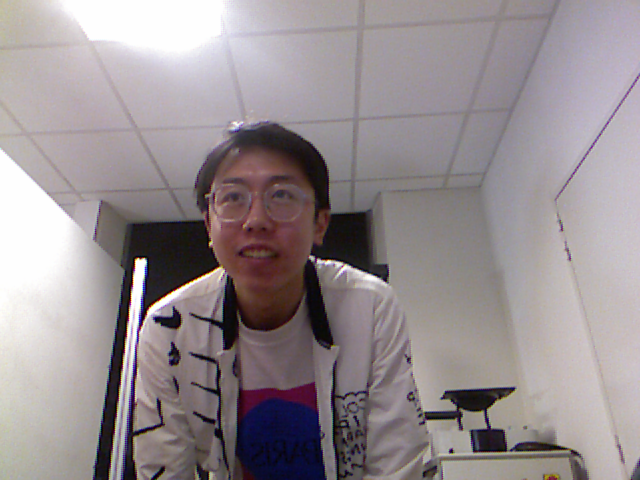
%> input picture Image/image/tp5/KinectSnapshot-10-24-05.bmp, 640 x 480 px
$ octave tp5.m   (GNU Octave 9; MATLAB toolbox functions it lacks are replaced by stand-ins)
%> lines starting %> are read from the running program, lines starting %| are printed output that depends on the picture
%% TP5
%%
img1=double(load('nan1.txt'))/3975;
img2=double(load('nan2.txt'))/4068;
img3=double(load('nan3.txt'))/4068;
imgCouleur1=imread('KinectSnapshot-10-24-05.bmp');
%> imgCouleur1 is the input picture: size 480x640x3 uint8; mean R, G, B 150.6, 141.9, 144.9
imgCouleur2=imread('KinectSnapshot-10-24-27.bmp');
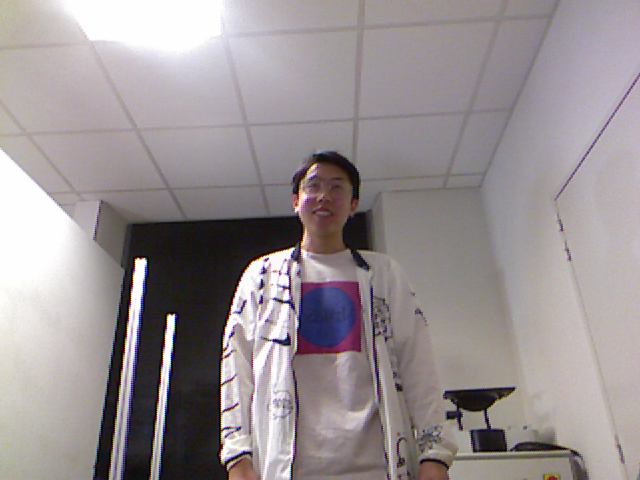
%> input picture Image/image/tp5/KinectSnapshot-10-24-27.bmp, 640 x 480 px
%> imgCouleur2 is the input picture: size 480x640x3 uint8; mean R, G, B 153.2, 145.2, 147.4
imgCouleur3=imread('KinectSnapshot-10-24-42.bmp');
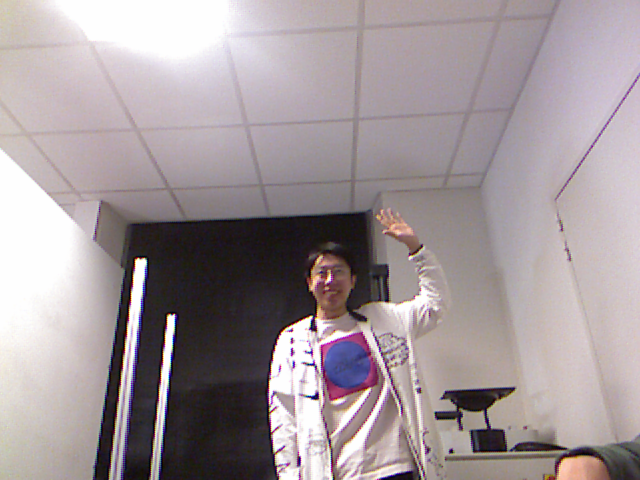
%> input picture Image/image/tp5/KinectSnapshot-10-24-42.bmp, 640 x 480 px
%> imgCouleur3 is the input picture: size 480x640x3 uint8; mean R, G, B 161.8, 151.2, 154.4
figure(1);
subplot(1,3,1);imshow(img1,[]);
subplot(1,3,2);imshow(img2,[]);
subplot(1,3,3);imshow(img3,[]);
%> after `imshow(img3,[])`:
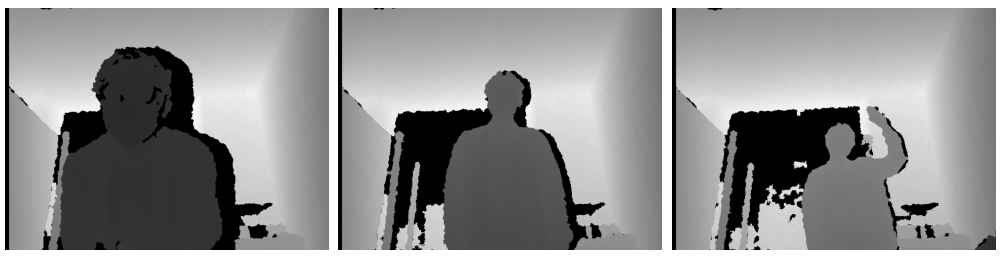
%> figure redrawn from the program's plot data, 3 panels
figure(2);
subplot(1,3,1);imhist(img1);
subplot(1,3,2);imhist(img2);
subplot(1,3,3);imhist(img3);
%> after `imhist(img3)`:
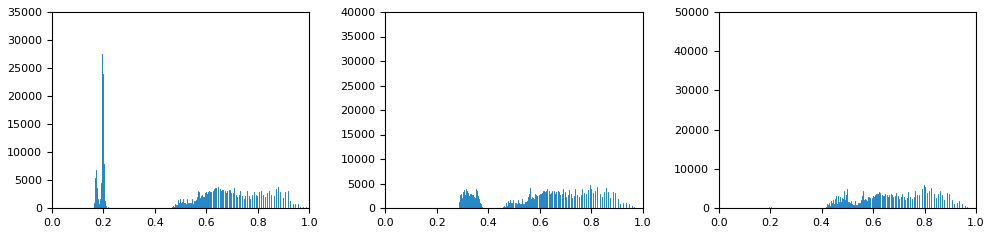
%> figure redrawn from the program's plot data, 3 panels; panel 1: highest point at x = 0, y = 32034; panel 2: highest point at x = 0, y = 35962; panel 3: highest point at x = 0, y = 44388
figure(3);
subplot(1,3,1);imshow(imgCouleur1,[]);
subplot(1,3,2);imshow(imgCouleur2,[]);
subplot(1,3,3);imshow(imgCouleur3,[]);
img1Seg=(img1>0.15)&(img1<0.25);
img2Seg=(img2>0.25)&(img2<0.4);
img3Seg=(img3>0.4)&(img3<0.55);
figure(4);
subplot(1,3,1);imshow(img1Seg,[]);
subplot(1,3,2);imshow(img2Seg,[]);
subplot(1,3,3);imshow(img3Seg,[]);
%> after `imshow(img3Seg,[])`:
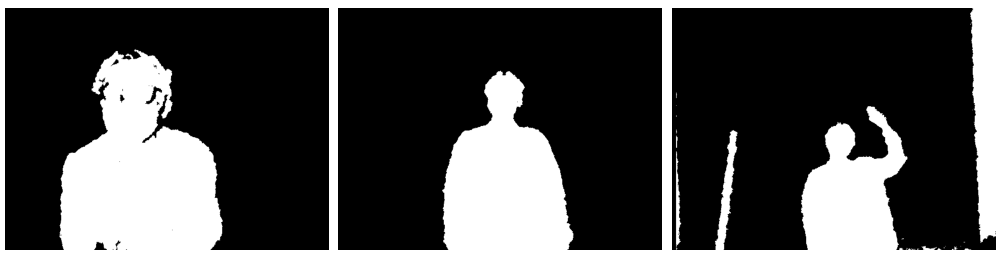
%> figure redrawn from the program's plot data, 3 panels

%les seuils utilis谷s ne sont pas identiques pour chaque image.
%%
imgP1=uint8(img1Seg).*imgCouleur1(:,:,1);
imgP2=uint8(img1Seg).*imgCouleur1(:,:,2);
imgP3=uint8(img1Seg).*imgCouleur1(:,:,3);
figure(5);
subplot(1,3,1);imshow(imgP1,[]);
subplot(1,3,2);imshow(imgP2,[]);
subplot(1,3,3);imshow(imgP3,[]);


%%
imgR(:,:,1) = imgP1;
imgR(:,:,2) = imgP2;
imgR(:,:,3) = imgP3;
figure(6);
imshow(imgR,[]);

%%
imgS_Inver=1-img1Seg;
figure(7);
imshow(imgS_Inver,[]);

%%
imgP4=uint8(imgS_Inver).*imgCouleur1(:,:,1);
imgP5=uint8(imgS_Inver).*imgCouleur1(:,:,2);
imgP6=uint8(imgS_Inver).*imgCouleur1(:,:,3);
figure(8);
subplot(1,3,1);imshow(imgP4,[]);
subplot(1,3,2);imshow(imgP5,[]);
subplot(1,3,3);imshow(imgP6,[]);
imgRF(:,:,1) = imgP4;
imgRF(:,:,2) = imgP5;
imgRF(:,:,3) = imgP6;
figure(9);
imshow(imgRF,[]);

%%
imgF=imgR+imgRF;
figure(10);
imshow(imgF,[]);

%% Tester autre photo
imgP7=uint8(img2Seg).*imgCouleur2(:,:,1);
imgP8=uint8(img2Seg).*imgCouleur2(:,:,2);
imgP9=uint8(img2Seg).*imgCouleur2(:,:,3);
figure(11);
subplot(1,3,1);imshow(imgP7,[]);
subplot(1,3,2);imshow(imgP8,[]);
subplot(1,3,3);imshow(imgP9,[]);
imgR1(:,:,1) = imgP7;
imgR1(:,:,2) = imgP8;
imgR1(:,:,3) = imgP9;
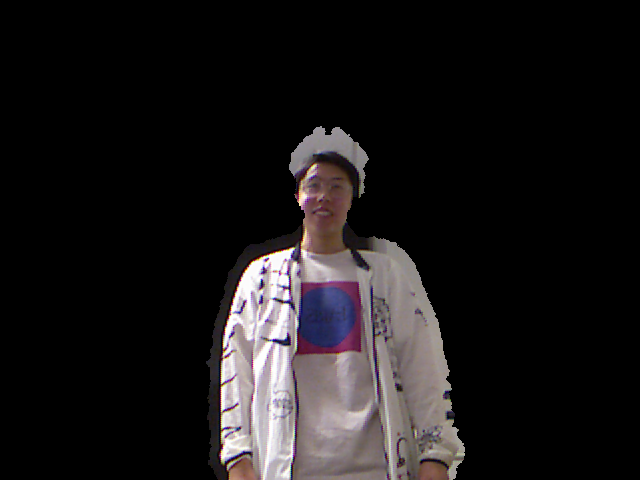
%> imgR1: size 480x640x3 uint8; mean R, G, B 26.9, 24.2, 25.1
figure(12);
imshow(imgR1,[]);
imgS_Inver1=1-img2Seg;
figure(13);
imshow(imgS_Inver1,[]);
imgP10=uint8(imgS_Inver1).*imgCouleur2(:,:,1);
imgP11=uint8(imgS_Inver1).*imgCouleur2(:,:,2);
imgP12=uint8(imgS_Inver1).*imgCouleur2(:,:,3);
figure(14);
subplot(1,3,1);imshow(imgP10,[]);
subplot(1,3,2);imshow(imgP11,[]);
subplot(1,3,3);imshow(imgP12,[]);
imgRF1(:,:,1) = imgP10;
imgRF1(:,:,2) = imgP11;
imgRF1(:,:,3) = imgP12;
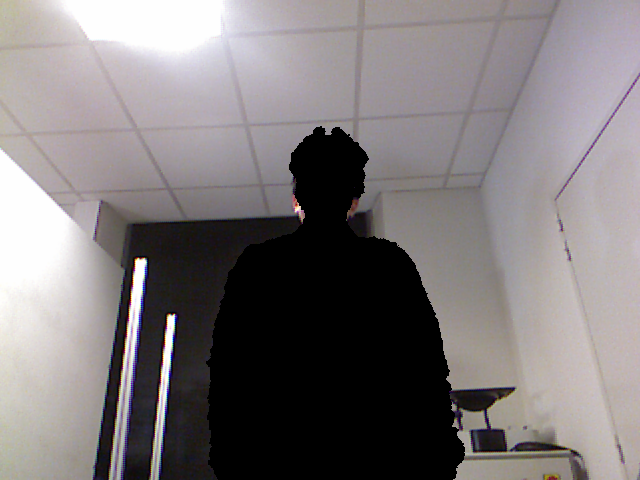
%> imgRF1: size 480x640x3 uint8; mean R, G, B 126.3, 121, 122.3
figure(15);
imshow(imgRF1,[]);
imgF1=imgR1+imgRF1;
figure(16);
imshow(imgF1,[]);
